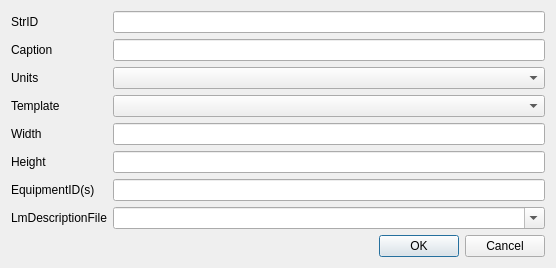
<?xml version="1.0" encoding="UTF-8"?>
<ui version="4.0">
 <class>CreateSchemaDialog</class>
 <widget class="QDialog" name="CreateSchemaDialog">
  <property name="geometry">
   <rect>
    <x>0</x>
    <y>0</y>
    <width>556</width>
    <height>266</height>
   </rect>
  </property>
  <property name="windowTitle">
   <string>Dialog</string>
  </property>
  <layout class="QGridLayout" name="gridLayout">
   <item row="2" column="0">
    <widget class="QDialogButtonBox" name="buttonBox">
     <property name="orientation">
      <enum>Qt::Horizontal</enum>
     </property>
     <property name="standardButtons">
      <set>QDialogButtonBox::Cancel|QDialogButtonBox::Ok</set>
     </property>
    </widget>
   </item>
   <item row="1" column="0">
    <layout class="QFormLayout" name="formLayout">
     <property name="fieldGrowthPolicy">
      <enum>QFormLayout::AllNonFixedFieldsGrow</enum>
     </property>
     <item row="0" column="0">
      <widget class="QLabel" name="strIdLabel">
       <property name="text">
        <string>StrID</string>
       </property>
      </widget>
     </item>
     <item row="0" column="1">
      <widget class="QLineEdit" name="strdIdEdit">
       <property name="maxLength">
        <number>1024</number>
       </property>
      </widget>
     </item>
     <item row="1" column="0">
      <widget class="QLabel" name="captionLabel">
       <property name="text">
        <string>Caption</string>
       </property>
      </widget>
     </item>
     <item row="1" column="1">
      <widget class="QLineEdit" name="captionEdit">
       <property name="maxLength">
        <number>1024</number>
       </property>
      </widget>
     </item>
     <item row="2" column="0">
      <widget class="QLabel" name="unitsLabel">
       <property name="text">
        <string>Units</string>
       </property>
      </widget>
     </item>
     <item row="3" column="0">
      <widget class="QLabel" name="templateLabel">
       <property name="text">
        <string>Template</string>
       </property>
      </widget>
     </item>
     <item row="3" column="1">
      <widget class="QComboBox" name="templateComboBox">
       <property name="currentIndex">
        <number>-1</number>
       </property>
       <property name="duplicatesEnabled">
        <bool>false</bool>
       </property>
      </widget>
     </item>
     <item row="4" column="0">
      <widget class="QLabel" name="widthLabel">
       <property name="text">
        <string>Width</string>
       </property>
      </widget>
     </item>
     <item row="4" column="1">
      <widget class="QLineEdit" name="widthEdit"/>
     </item>
     <item row="5" column="0">
      <widget class="QLabel" name="heigtLabel">
       <property name="text">
        <string>Height</string>
       </property>
      </widget>
     </item>
     <item row="5" column="1">
      <widget class="QLineEdit" name="heightEdit"/>
     </item>
     <item row="6" column="0">
      <widget class="QLabel" name="equipmentIdLabel">
       <property name="text">
        <string>EquipmentID(s)</string>
       </property>
      </widget>
     </item>
     <item row="6" column="1">
      <widget class="QLineEdit" name="equipmentIdEdit">
       <property name="enabled">
        <bool>true</bool>
       </property>
      </widget>
     </item>
     <item row="7" column="0">
      <widget class="QLabel" name="lmDescrFileLabel">
       <property name="text">
        <string>LmDescriptionFile</string>
       </property>
      </widget>
     </item>
     <item row="7" column="1">
      <widget class="QComboBox" name="lmDescriptionFileComboBox">
       <property name="editable">
        <bool>true</bool>
       </property>
       <property name="currentText">
        <string notr="true"/>
       </property>
       <property name="insertPolicy">
        <enum>QComboBox::InsertAlphabetically</enum>
       </property>
      </widget>
     </item>
     <item row="2" column="1">
      <widget class="QComboBox" name="unitsComboBox">
       <property name="currentIndex">
        <number>-1</number>
       </property>
       <property name="duplicatesEnabled">
        <bool>false</bool>
       </property>
      </widget>
     </item>
    </layout>
   </item>
  </layout>
 </widget>
 <tabstops>
  <tabstop>strdIdEdit</tabstop>
  <tabstop>captionEdit</tabstop>
  <tabstop>unitsComboBox</tabstop>
  <tabstop>templateComboBox</tabstop>
  <tabstop>widthEdit</tabstop>
  <tabstop>heightEdit</tabstop>
  <tabstop>equipmentIdEdit</tabstop>
  <tabstop>lmDescriptionFileComboBox</tabstop>
 </tabstops>
 <resources/>
 <connections>
  <connection>
   <sender>buttonBox</sender>
   <signal>accepted()</signal>
   <receiver>CreateSchemaDialog</receiver>
   <slot>accept()</slot>
   <hints>
    <hint type="sourcelabel">
     <x>248</x>
     <y>254</y>
    </hint>
    <hint type="destinationlabel">
     <x>157</x>
     <y>274</y>
    </hint>
   </hints>
  </connection>
  <connection>
   <sender>buttonBox</sender>
   <signal>rejected()</signal>
   <receiver>CreateSchemaDialog</receiver>
   <slot>reject()</slot>
   <hints>
    <hint type="sourcelabel">
     <x>316</x>
     <y>260</y>
    </hint>
    <hint type="destinationlabel">
     <x>286</x>
     <y>274</y>
    </hint>
   </hints>
  </connection>
 </connections>
</ui>
